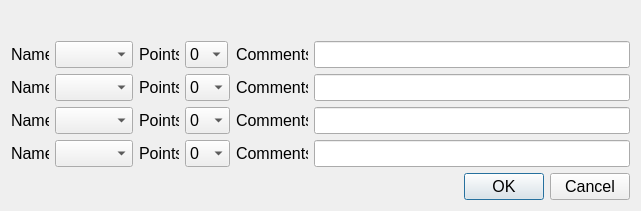
<?xml version="1.0" encoding="UTF-8"?>
<ui version="4.0">
 <class>scoreBase</class>
 <widget class="QDialog" name="scoreBase">
  <property name="geometry">
   <rect>
    <x>0</x>
    <y>0</y>
    <width>641</width>
    <height>211</height>
   </rect>
  </property>
  <property name="sizePolicy">
   <sizepolicy hsizetype="Preferred" vsizetype="MinimumExpanding">
    <horstretch>0</horstretch>
    <verstretch>0</verstretch>
   </sizepolicy>
  </property>
  <property name="maximumSize">
   <size>
    <width>641</width>
    <height>211</height>
   </size>
  </property>
  <property name="windowTitle">
   <string>Score Base</string>
  </property>
  <layout class="QGridLayout" name="gridLayout_2">
   <item row="0" column="0">
    <layout class="QVBoxLayout" name="verticalLayout">
     <item>
      <widget class="QLabel" name="baseName">
       <property name="sizePolicy">
        <sizepolicy hsizetype="Preferred" vsizetype="Maximum">
         <horstretch>0</horstretch>
         <verstretch>0</verstretch>
        </sizepolicy>
       </property>
       <property name="maximumSize">
        <size>
         <width>621</width>
         <height>30</height>
        </size>
       </property>
       <property name="font">
        <font>
         <pointsize>16</pointsize>
         <weight>75</weight>
         <bold>true</bold>
        </font>
       </property>
       <property name="text">
        <string/>
       </property>
       <property name="textFormat">
        <enum>Qt::RichText</enum>
       </property>
       <property name="alignment">
        <set>Qt::AlignCenter</set>
       </property>
       <property name="wordWrap">
        <bool>true</bool>
       </property>
      </widget>
     </item>
     <item>
      <layout class="QGridLayout" name="gridLayout">
       <item row="0" column="0">
        <widget class="QLabel" name="label">
         <property name="sizePolicy">
          <sizepolicy hsizetype="Preferred" vsizetype="Preferred">
           <horstretch>0</horstretch>
           <verstretch>0</verstretch>
          </sizepolicy>
         </property>
         <property name="maximumSize">
          <size>
           <width>38</width>
           <height>27</height>
          </size>
         </property>
         <property name="font">
          <font>
           <pointsize>12</pointsize>
          </font>
         </property>
         <property name="text">
          <string>Name</string>
         </property>
        </widget>
       </item>
       <item row="0" column="1">
        <widget class="QComboBox" name="name1">
         <property name="sizePolicy">
          <sizepolicy hsizetype="Preferred" vsizetype="Preferred">
           <horstretch>0</horstretch>
           <verstretch>0</verstretch>
          </sizepolicy>
         </property>
         <property name="maximumSize">
          <size>
           <width>78</width>
           <height>27</height>
          </size>
         </property>
         <property name="font">
          <font>
           <pointsize>12</pointsize>
          </font>
         </property>
        </widget>
       </item>
       <item row="0" column="2">
        <widget class="QLabel" name="label_2">
         <property name="sizePolicy">
          <sizepolicy hsizetype="Preferred" vsizetype="Preferred">
           <horstretch>0</horstretch>
           <verstretch>0</verstretch>
          </sizepolicy>
         </property>
         <property name="maximumSize">
          <size>
           <width>40</width>
           <height>27</height>
          </size>
         </property>
         <property name="font">
          <font>
           <pointsize>12</pointsize>
          </font>
         </property>
         <property name="text">
          <string>Points</string>
         </property>
        </widget>
       </item>
       <item row="0" column="3">
        <widget class="QComboBox" name="points1">
         <property name="sizePolicy">
          <sizepolicy hsizetype="Preferred" vsizetype="Preferred">
           <horstretch>0</horstretch>
           <verstretch>0</verstretch>
          </sizepolicy>
         </property>
         <property name="maximumSize">
          <size>
           <width>43</width>
           <height>27</height>
          </size>
         </property>
         <property name="font">
          <font>
           <pointsize>12</pointsize>
          </font>
         </property>
         <item>
          <property name="text">
           <string>0</string>
          </property>
         </item>
         <item>
          <property name="text">
           <string>1</string>
          </property>
         </item>
         <item>
          <property name="text">
           <string>2</string>
          </property>
         </item>
         <item>
          <property name="text">
           <string>3</string>
          </property>
         </item>
         <item>
          <property name="text">
           <string>4</string>
          </property>
         </item>
         <item>
          <property name="text">
           <string>5</string>
          </property>
         </item>
         <item>
          <property name="text">
           <string>6</string>
          </property>
         </item>
         <item>
          <property name="text">
           <string>7</string>
          </property>
         </item>
         <item>
          <property name="text">
           <string>8</string>
          </property>
         </item>
         <item>
          <property name="text">
           <string>9</string>
          </property>
         </item>
         <item>
          <property name="text">
           <string>10</string>
          </property>
         </item>
         <item>
          <property name="text">
           <string>11</string>
          </property>
         </item>
         <item>
          <property name="text">
           <string>12</string>
          </property>
         </item>
         <item>
          <property name="text">
           <string>13</string>
          </property>
         </item>
         <item>
          <property name="text">
           <string>14</string>
          </property>
         </item>
         <item>
          <property name="text">
           <string>15</string>
          </property>
         </item>
        </widget>
       </item>
       <item row="0" column="4">
        <widget class="QLabel" name="label_3">
         <property name="sizePolicy">
          <sizepolicy hsizetype="Preferred" vsizetype="Preferred">
           <horstretch>0</horstretch>
           <verstretch>0</verstretch>
          </sizepolicy>
         </property>
         <property name="maximumSize">
          <size>
           <width>72</width>
           <height>27</height>
          </size>
         </property>
         <property name="font">
          <font>
           <pointsize>12</pointsize>
          </font>
         </property>
         <property name="text">
          <string>Comments</string>
         </property>
        </widget>
       </item>
       <item row="0" column="5">
        <widget class="QLineEdit" name="comments1">
         <property name="sizePolicy">
          <sizepolicy hsizetype="Preferred" vsizetype="Preferred">
           <horstretch>0</horstretch>
           <verstretch>0</verstretch>
          </sizepolicy>
         </property>
         <property name="maximumSize">
          <size>
           <width>316</width>
           <height>27</height>
          </size>
         </property>
         <property name="font">
          <font>
           <pointsize>12</pointsize>
          </font>
         </property>
        </widget>
       </item>
       <item row="1" column="0">
        <widget class="QLabel" name="label_4">
         <property name="sizePolicy">
          <sizepolicy hsizetype="Preferred" vsizetype="Preferred">
           <horstretch>0</horstretch>
           <verstretch>0</verstretch>
          </sizepolicy>
         </property>
         <property name="maximumSize">
          <size>
           <width>38</width>
           <height>27</height>
          </size>
         </property>
         <property name="font">
          <font>
           <pointsize>12</pointsize>
          </font>
         </property>
         <property name="text">
          <string>Name</string>
         </property>
        </widget>
       </item>
       <item row="1" column="1">
        <widget class="QComboBox" name="name2">
         <property name="sizePolicy">
          <sizepolicy hsizetype="Preferred" vsizetype="Preferred">
           <horstretch>0</horstretch>
           <verstretch>0</verstretch>
          </sizepolicy>
         </property>
         <property name="maximumSize">
          <size>
           <width>78</width>
           <height>27</height>
          </size>
         </property>
         <property name="font">
          <font>
           <pointsize>12</pointsize>
          </font>
         </property>
        </widget>
       </item>
       <item row="1" column="2">
        <widget class="QLabel" name="label_5">
         <property name="sizePolicy">
          <sizepolicy hsizetype="Preferred" vsizetype="Preferred">
           <horstretch>0</horstretch>
           <verstretch>0</verstretch>
          </sizepolicy>
         </property>
         <property name="maximumSize">
          <size>
           <width>40</width>
           <height>27</height>
          </size>
         </property>
         <property name="font">
          <font>
           <pointsize>12</pointsize>
          </font>
         </property>
         <property name="text">
          <string>Points</string>
         </property>
        </widget>
       </item>
       <item row="1" column="3">
        <widget class="QComboBox" name="points2">
         <property name="sizePolicy">
          <sizepolicy hsizetype="Preferred" vsizetype="Preferred">
           <horstretch>0</horstretch>
           <verstretch>0</verstretch>
          </sizepolicy>
         </property>
         <property name="maximumSize">
          <size>
           <width>45</width>
           <height>27</height>
          </size>
         </property>
         <property name="font">
          <font>
           <pointsize>12</pointsize>
          </font>
         </property>
         <item>
          <property name="text">
           <string>0</string>
          </property>
         </item>
         <item>
          <property name="text">
           <string>1</string>
          </property>
         </item>
         <item>
          <property name="text">
           <string>2</string>
          </property>
         </item>
         <item>
          <property name="text">
           <string>3</string>
          </property>
         </item>
         <item>
          <property name="text">
           <string>4</string>
          </property>
         </item>
         <item>
          <property name="text">
           <string>5</string>
          </property>
         </item>
         <item>
          <property name="text">
           <string>6</string>
          </property>
         </item>
         <item>
          <property name="text">
           <string>7</string>
          </property>
         </item>
         <item>
          <property name="text">
           <string>8</string>
          </property>
         </item>
         <item>
          <property name="text">
           <string>9</string>
          </property>
         </item>
         <item>
          <property name="text">
           <string>10</string>
          </property>
         </item>
         <item>
          <property name="text">
           <string>11</string>
          </property>
         </item>
         <item>
          <property name="text">
           <string>12</string>
          </property>
         </item>
         <item>
          <property name="text">
           <string>13</string>
          </property>
         </item>
         <item>
          <property name="text">
           <string>14</string>
          </property>
         </item>
         <item>
          <property name="text">
           <string>15</string>
          </property>
         </item>
        </widget>
       </item>
       <item row="1" column="4">
        <widget class="QLabel" name="label_6">
         <property name="sizePolicy">
          <sizepolicy hsizetype="Preferred" vsizetype="Preferred">
           <horstretch>0</horstretch>
           <verstretch>0</verstretch>
          </sizepolicy>
         </property>
         <property name="maximumSize">
          <size>
           <width>72</width>
           <height>27</height>
          </size>
         </property>
         <property name="font">
          <font>
           <pointsize>12</pointsize>
          </font>
         </property>
         <property name="text">
          <string>Comments</string>
         </property>
        </widget>
       </item>
       <item row="1" column="5">
        <widget class="QLineEdit" name="comments2">
         <property name="sizePolicy">
          <sizepolicy hsizetype="Preferred" vsizetype="Preferred">
           <horstretch>0</horstretch>
           <verstretch>0</verstretch>
          </sizepolicy>
         </property>
         <property name="maximumSize">
          <size>
           <width>316</width>
           <height>27</height>
          </size>
         </property>
         <property name="font">
          <font>
           <pointsize>12</pointsize>
          </font>
         </property>
        </widget>
       </item>
       <item row="2" column="0">
        <widget class="QLabel" name="label_7">
         <property name="sizePolicy">
          <sizepolicy hsizetype="Preferred" vsizetype="Preferred">
           <horstretch>0</horstretch>
           <verstretch>0</verstretch>
          </sizepolicy>
         </property>
         <property name="maximumSize">
          <size>
           <width>38</width>
           <height>27</height>
          </size>
         </property>
         <property name="font">
          <font>
           <pointsize>12</pointsize>
          </font>
         </property>
         <property name="text">
          <string>Name</string>
         </property>
        </widget>
       </item>
       <item row="2" column="1">
        <widget class="QComboBox" name="name3">
         <property name="sizePolicy">
          <sizepolicy hsizetype="Preferred" vsizetype="Preferred">
           <horstretch>0</horstretch>
           <verstretch>0</verstretch>
          </sizepolicy>
         </property>
         <property name="maximumSize">
          <size>
           <width>78</width>
           <height>27</height>
          </size>
         </property>
         <property name="font">
          <font>
           <pointsize>12</pointsize>
          </font>
         </property>
        </widget>
       </item>
       <item row="2" column="2">
        <widget class="QLabel" name="label_8">
         <property name="sizePolicy">
          <sizepolicy hsizetype="Preferred" vsizetype="Preferred">
           <horstretch>0</horstretch>
           <verstretch>0</verstretch>
          </sizepolicy>
         </property>
         <property name="maximumSize">
          <size>
           <width>40</width>
           <height>27</height>
          </size>
         </property>
         <property name="font">
          <font>
           <pointsize>12</pointsize>
          </font>
         </property>
         <property name="text">
          <string>Points</string>
         </property>
        </widget>
       </item>
       <item row="2" column="3">
        <widget class="QComboBox" name="points3">
         <property name="sizePolicy">
          <sizepolicy hsizetype="Preferred" vsizetype="Preferred">
           <horstretch>0</horstretch>
           <verstretch>0</verstretch>
          </sizepolicy>
         </property>
         <property name="maximumSize">
          <size>
           <width>45</width>
           <height>27</height>
          </size>
         </property>
         <property name="font">
          <font>
           <pointsize>12</pointsize>
          </font>
         </property>
         <item>
          <property name="text">
           <string>0</string>
          </property>
         </item>
         <item>
          <property name="text">
           <string>1</string>
          </property>
         </item>
         <item>
          <property name="text">
           <string>2</string>
          </property>
         </item>
         <item>
          <property name="text">
           <string>3</string>
          </property>
         </item>
         <item>
          <property name="text">
           <string>4</string>
          </property>
         </item>
         <item>
          <property name="text">
           <string>5</string>
          </property>
         </item>
         <item>
          <property name="text">
           <string>6</string>
          </property>
         </item>
         <item>
          <property name="text">
           <string>7</string>
          </property>
         </item>
         <item>
          <property name="text">
           <string>8</string>
          </property>
         </item>
         <item>
          <property name="text">
           <string>9</string>
          </property>
         </item>
         <item>
          <property name="text">
           <string>10</string>
          </property>
         </item>
         <item>
          <property name="text">
           <string>11</string>
          </property>
         </item>
         <item>
          <property name="text">
           <string>12</string>
          </property>
         </item>
         <item>
          <property name="text">
           <string>13</string>
          </property>
         </item>
         <item>
          <property name="text">
           <string>14</string>
          </property>
         </item>
         <item>
          <property name="text">
           <string>15</string>
          </property>
         </item>
        </widget>
       </item>
       <item row="2" column="4">
        <widget class="QLabel" name="label_9">
         <property name="sizePolicy">
          <sizepolicy hsizetype="Preferred" vsizetype="Preferred">
           <horstretch>0</horstretch>
           <verstretch>0</verstretch>
          </sizepolicy>
         </property>
         <property name="maximumSize">
          <size>
           <width>72</width>
           <height>27</height>
          </size>
         </property>
         <property name="font">
          <font>
           <pointsize>12</pointsize>
          </font>
         </property>
         <property name="text">
          <string>Comments</string>
         </property>
        </widget>
       </item>
       <item row="2" column="5">
        <widget class="QLineEdit" name="comments3">
         <property name="sizePolicy">
          <sizepolicy hsizetype="Preferred" vsizetype="Preferred">
           <horstretch>0</horstretch>
           <verstretch>0</verstretch>
          </sizepolicy>
         </property>
         <property name="maximumSize">
          <size>
           <width>316</width>
           <height>27</height>
          </size>
         </property>
         <property name="font">
          <font>
           <pointsize>12</pointsize>
          </font>
         </property>
        </widget>
       </item>
       <item row="3" column="0">
        <widget class="QLabel" name="label_10">
         <property name="sizePolicy">
          <sizepolicy hsizetype="Preferred" vsizetype="Preferred">
           <horstretch>0</horstretch>
           <verstretch>0</verstretch>
          </sizepolicy>
         </property>
         <property name="maximumSize">
          <size>
           <width>38</width>
           <height>27</height>
          </size>
         </property>
         <property name="font">
          <font>
           <pointsize>12</pointsize>
          </font>
         </property>
         <property name="text">
          <string>Name</string>
         </property>
        </widget>
       </item>
       <item row="3" column="1">
        <widget class="QComboBox" name="name4">
         <property name="sizePolicy">
          <sizepolicy hsizetype="Preferred" vsizetype="Preferred">
           <horstretch>0</horstretch>
           <verstretch>0</verstretch>
          </sizepolicy>
         </property>
         <property name="maximumSize">
          <size>
           <width>78</width>
           <height>27</height>
          </size>
         </property>
         <property name="font">
          <font>
           <pointsize>12</pointsize>
          </font>
         </property>
        </widget>
       </item>
       <item row="3" column="2">
        <widget class="QLabel" name="label_11">
         <property name="sizePolicy">
          <sizepolicy hsizetype="Preferred" vsizetype="Preferred">
           <horstretch>0</horstretch>
           <verstretch>0</verstretch>
          </sizepolicy>
         </property>
         <property name="maximumSize">
          <size>
           <width>40</width>
           <height>27</height>
          </size>
         </property>
         <property name="font">
          <font>
           <pointsize>12</pointsize>
          </font>
         </property>
         <property name="text">
          <string>Points</string>
         </property>
        </widget>
       </item>
       <item row="3" column="3">
        <widget class="QComboBox" name="points4">
         <property name="sizePolicy">
          <sizepolicy hsizetype="Preferred" vsizetype="Preferred">
           <horstretch>0</horstretch>
           <verstretch>0</verstretch>
          </sizepolicy>
         </property>
         <property name="maximumSize">
          <size>
           <width>45</width>
           <height>27</height>
          </size>
         </property>
         <property name="font">
          <font>
           <pointsize>12</pointsize>
          </font>
         </property>
         <item>
          <property name="text">
           <string>0</string>
          </property>
         </item>
         <item>
          <property name="text">
           <string>1</string>
          </property>
         </item>
         <item>
          <property name="text">
           <string>2</string>
          </property>
         </item>
         <item>
          <property name="text">
           <string>3</string>
          </property>
         </item>
         <item>
          <property name="text">
           <string>4</string>
          </property>
         </item>
         <item>
          <property name="text">
           <string>5</string>
          </property>
         </item>
         <item>
          <property name="text">
           <string>6</string>
          </property>
         </item>
         <item>
          <property name="text">
           <string>7</string>
          </property>
         </item>
         <item>
          <property name="text">
           <string>8</string>
          </property>
         </item>
         <item>
          <property name="text">
           <string>9</string>
          </property>
         </item>
         <item>
          <property name="text">
           <string>10</string>
          </property>
         </item>
         <item>
          <property name="text">
           <string>11</string>
          </property>
         </item>
         <item>
          <property name="text">
           <string>12</string>
          </property>
         </item>
         <item>
          <property name="text">
           <string>13</string>
          </property>
         </item>
         <item>
          <property name="text">
           <string>14</string>
          </property>
         </item>
         <item>
          <property name="text">
           <string>15</string>
          </property>
         </item>
        </widget>
       </item>
       <item row="3" column="4">
        <widget class="QLabel" name="label_12">
         <property name="sizePolicy">
          <sizepolicy hsizetype="Preferred" vsizetype="Preferred">
           <horstretch>0</horstretch>
           <verstretch>0</verstretch>
          </sizepolicy>
         </property>
         <property name="maximumSize">
          <size>
           <width>72</width>
           <height>27</height>
          </size>
         </property>
         <property name="font">
          <font>
           <pointsize>12</pointsize>
          </font>
         </property>
         <property name="text">
          <string>Comments</string>
         </property>
        </widget>
       </item>
       <item row="3" column="5">
        <widget class="QLineEdit" name="comments4">
         <property name="sizePolicy">
          <sizepolicy hsizetype="Preferred" vsizetype="Preferred">
           <horstretch>0</horstretch>
           <verstretch>0</verstretch>
          </sizepolicy>
         </property>
         <property name="maximumSize">
          <size>
           <width>316</width>
           <height>27</height>
          </size>
         </property>
         <property name="font">
          <font>
           <pointsize>12</pointsize>
          </font>
         </property>
        </widget>
       </item>
      </layout>
     </item>
     <item>
      <widget class="QDialogButtonBox" name="buttonBox">
       <property name="sizePolicy">
        <sizepolicy hsizetype="Preferred" vsizetype="Maximum">
         <horstretch>0</horstretch>
         <verstretch>0</verstretch>
        </sizepolicy>
       </property>
       <property name="maximumSize">
        <size>
         <width>621</width>
         <height>27</height>
        </size>
       </property>
       <property name="font">
        <font>
         <pointsize>12</pointsize>
        </font>
       </property>
       <property name="orientation">
        <enum>Qt::Horizontal</enum>
       </property>
       <property name="standardButtons">
        <set>QDialogButtonBox::Cancel|QDialogButtonBox::Ok</set>
       </property>
      </widget>
     </item>
    </layout>
   </item>
  </layout>
 </widget>
 <resources/>
 <connections>
  <connection>
   <sender>buttonBox</sender>
   <signal>accepted()</signal>
   <receiver>scoreBase</receiver>
   <slot>accept()</slot>
   <hints>
    <hint type="sourcelabel">
     <x>227</x>
     <y>317</y>
    </hint>
    <hint type="destinationlabel">
     <x>157</x>
     <y>274</y>
    </hint>
   </hints>
  </connection>
  <connection>
   <sender>buttonBox</sender>
   <signal>rejected()</signal>
   <receiver>scoreBase</receiver>
   <slot>reject()</slot>
   <hints>
    <hint type="sourcelabel">
     <x>295</x>
     <y>323</y>
    </hint>
    <hint type="destinationlabel">
     <x>286</x>
     <y>274</y>
    </hint>
   </hints>
  </connection>
 </connections>
</ui>
